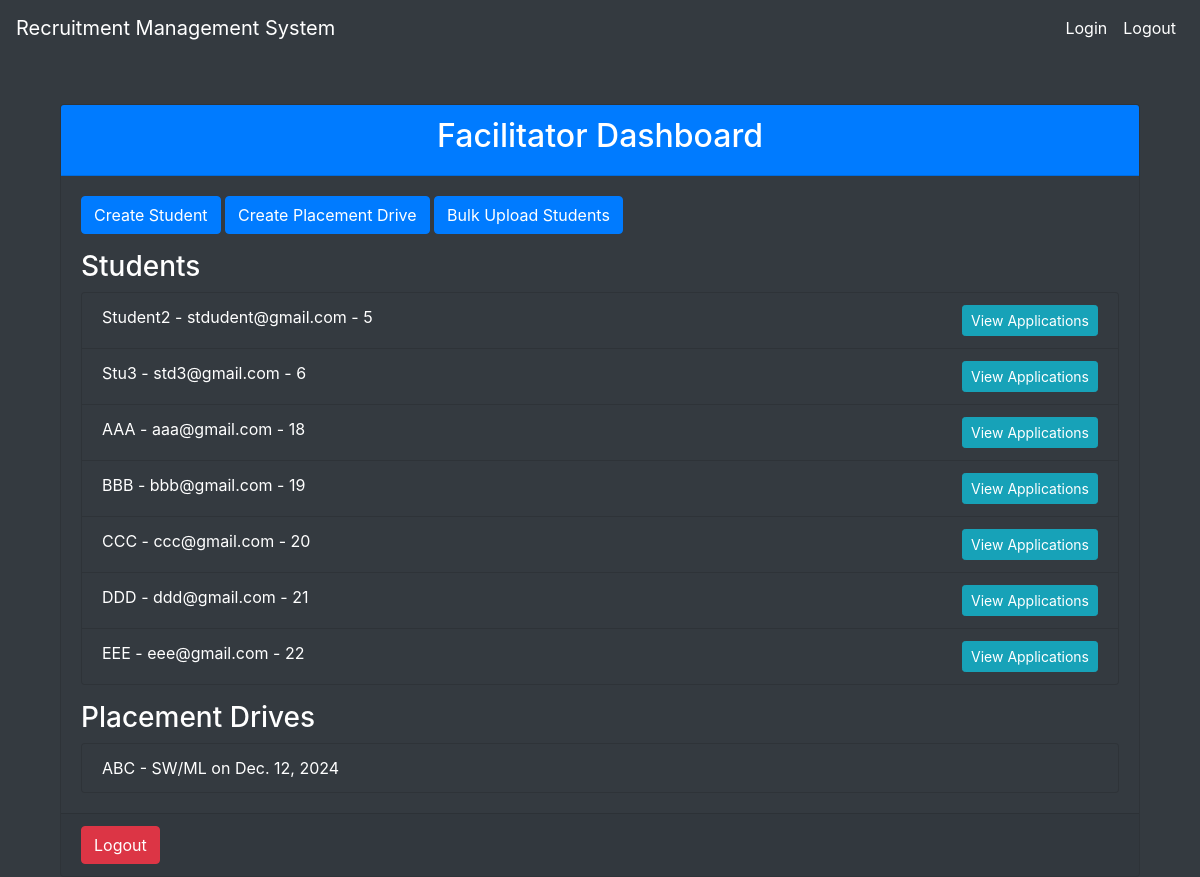
Screenshot of /facilitator/dashboard/ (signed in) with the database file from the repository.
### rec/models.py (models this page shows)
class Student(models.Model):
    user = models.OneToOneField(User, on_delete=models.CASCADE)
    name = models.CharField(max_length=254)
    enrollment = models.CharField(max_length=20, unique=True)
    contact = models.CharField(max_length=15)
    email = models.EmailField(unique=True)
    gender = models.CharField(max_length=10)
    city = models.CharField(max_length=50)
    state = models.CharField(max_length=50)
    tenth_grade = models.FloatField(null=True, blank=True)
    twelfth_grade = models.FloatField(null=True, blank=True)
    resume = models.FileField(upload_to='resumes/', null=True, blank=True)
    profile_picture = models.ImageField(upload_to='profile_pictures/', null=True, blank=True)

class User(AbstractUser):
    is_student = models.BooleanField(default=False)
    is_facilitator = models.BooleanField(default=False)
    is_admin = models.BooleanField(default=False)  # Add this line

class PlacementDrive(models.Model):
    company_name = models.CharField(max_length=100)
    job_role = models.CharField(max_length=100)
    eligibility_criteria = models.TextField()
    date = models.DateField()
    facilitator = models.ForeignKey(User, on_delete=models.CASCADE, related_name='drives')

### rec/views.py (the view)
# urls.py: path('facilitator/dashboard/', views.facilitator_dashboard, name='facilitator_dashboard'),
@login_required
def facilitator_dashboard(request):
    students = Student.objects.all()
    placement_drives = PlacementDrive.objects.all()
    return render(request, 'rec/facilitator_dashboard.html', {'students': students, 'placement_drives': placement_drives})

### rec/templates/rec/facilitator_dashboard.html (shortened to what this page needs)
{% extends 'rec/base.html' %}
{% load static %}
{% block content %}
<div class="container mt-5">
    <div class="card bg-dark text-white">
        <div class="card-header bg-primary">
            <h2 class="text-center">Facilitator Dashboard</h2>
        </div>
        <div class="card-body">
            <a href="{% url 'create_student' %}" class="btn btn-primary mb-3">Create Student</a>
            <a href="{% url 'create_placement_drive' %}" class="btn btn-primary mb-3">Create Placement Drive</a>
            <a href="{% url 'bulk_upload_students' %}" class="btn btn-primary mb-3">Bulk Upload Students</a>
            <h3 class="text-white">Students</h3>
            <ul class="list-group mb-3">
                {% for student in students %}
                <li class="list-group-item bg-dark text-white">
                    {{ student.user.username }} - {{ student.email }} - {{ student.id }}
                    <a href="{% url 'view_student_applications' student.id %}" class="btn btn-sm btn-info float-right">View Applications</a>
                </li>
                {% endfor %}
            </ul>
            <h3 class="text-white">Placement Drives</h3>
            <ul class="list-group">
                {% for drive in placement_drives %}
                <li class="list-group-item bg-dark text-white">
                    {{ drive.company_name }} - {{ drive.job_role }} on {{ drive.date }}
                </li>
                {% endfor %}
            </ul>
        </div>
        <div class="card-footer">
            <a href="{% url 'logout' %}" class="btn btn-danger">Logout</a>
        </div>
    </div>
</div>
{% endblock %}

### rec/templates/rec/base.html (shortened to what this page needs)
<!DOCTYPE html>
<html lang="en">
<head>
    {% load static %}
    <link href="{% static 'rec/css/bootstrap.css' %}" rel="stylesheet">
    <link href="{% static 'rec/css/style.css' %}" rel="stylesheet">
</head>
<body class="bg-dark text-white">
    <nav class="navbar navbar-expand-lg navbar-dark bg-dark">
        <a class="navbar-brand" href="{% url 'home' %}">Recruitment Management System</a>
        <div class="collapse navbar-collapse" id="navbarNav">
            <ul class="navbar-nav ml-auto">
                <li class="nav-item">
                    <a class="nav-link" href="{% url 'login' %}">Login</a>
                </li>
                {% if user.is_authenticated %}
                <li class="nav-item">
                    <a class="nav-link" href="{% url 'logout' %}">Logout</a>
                </li>
                {% endif %}
            </ul>
        </div>
    </nav>
    <div class="container mt-5">
        {% block content %}
        {% endblock %}
    </div>
</body>
</html>

### rec/static/rec/css/style.css (style rules this page uses)
body { background-color: #343a40; color: #ffffff; }
.navbar-brand, .nav-link { color: #ffffff !important; }
.btn-primary { background-color: #007bff; border-color: #007bff; }

### rows the page displays
Student: user.username "Student2", email "stdudent@gmail.com", id "5"
Student: user.username "Stu3", email "std3@gmail.com", id "6"
Student: user.username "AAA", email "aaa@gmail.com", id "18"
Student: user.username "BBB", email "bbb@gmail.com", id "19"
Student: user.username "CCC", email "ccc@gmail.com", id "20"
Student: user.username "DDD", email "ddd@gmail.com", id "21"
Student: user.username "EEE", email "eee@gmail.com", id "22"
PlacementDrive: company_name "ABC", job_role "SW/ML", date "Dec. 12, 2024"
